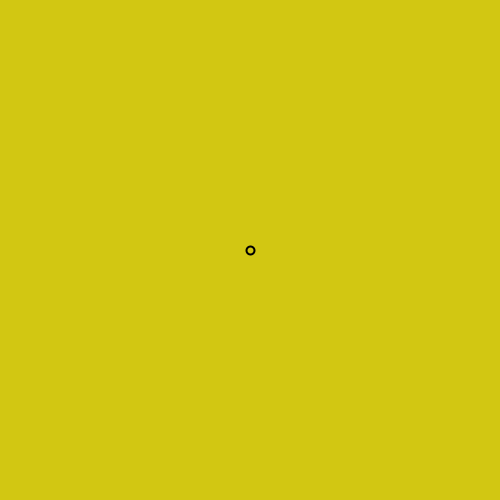
Frame 1 (no input)
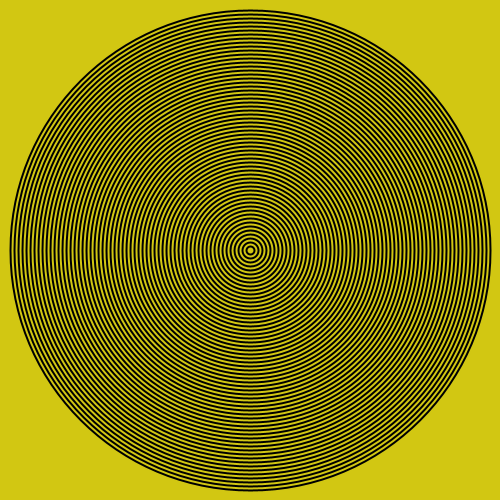
Frame 60 (the mouse pressed at the canvas centre just before this capture)
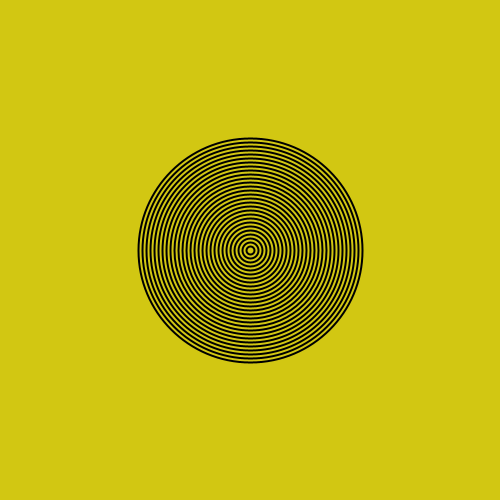
Frame 120 (the mouse held since frame 60 and released just before this capture)

The Processing sketch that drew these frames (run headless with seeded random() and noise(); from frame 60 on, the mouse is pressed at the canvas centre):

// Processing sketch: processing_53903
// ── processing_53903.pde

void setup (){
  size (500,500);
  background (#d2c712);
  frameRate (60);
}
int a = 0; // circle size
float b = 0;
void draw () {
      a += 8;
      //draw shape//
      smooth();
      fill (0,b);
      stroke(0);
      strokeWeight (2);
      ellipse (width/2,height/2,a,a);
      //exceeds screen, starts again//
        if (a>730) {
        a = 0;
        b = 0;
        background (#d2c712);
        }
}
